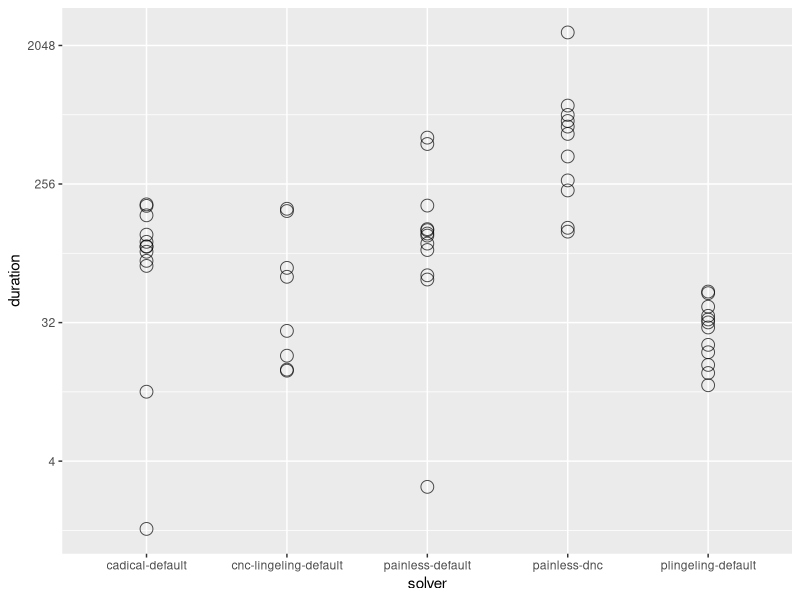

Reproduce this figure in R.
library(tidyverse)
data <- read_csv("data.csv")
data$solver = paste(data$infra, data$painless_mode, sep = "-")
filtered <- data %>% filter((jobs == 16 | infra == "cadical") & timeout == 3600 & family == "easy" & trial == 0) %>% filter(result != "TIMEOUT")
n_solvers <- length(unique(filtered$solver))
common_benchmarks <- (filtered %>% group_by(benchmark) %>% summarize(count = n()) %>% filter(count == n_solvers))$benchmark
common_times <- filtered %>% filter(benchmark %in% common_benchmarks) %>% group_by(infra, painless_mode) %>% summarise(sum_duration = sum(duration))
aggregated <- filtered %>% group_by(infra, painless_mode) %>% summarise(count = n(), sum_duration = sum(duration))
aggregated
ggplot(filtered) +
  geom_point(aes(x = solver, y = duration), alpha = 0.7, size = 4, shape = 1) +
  scale_y_continuous(trans = "log2")
